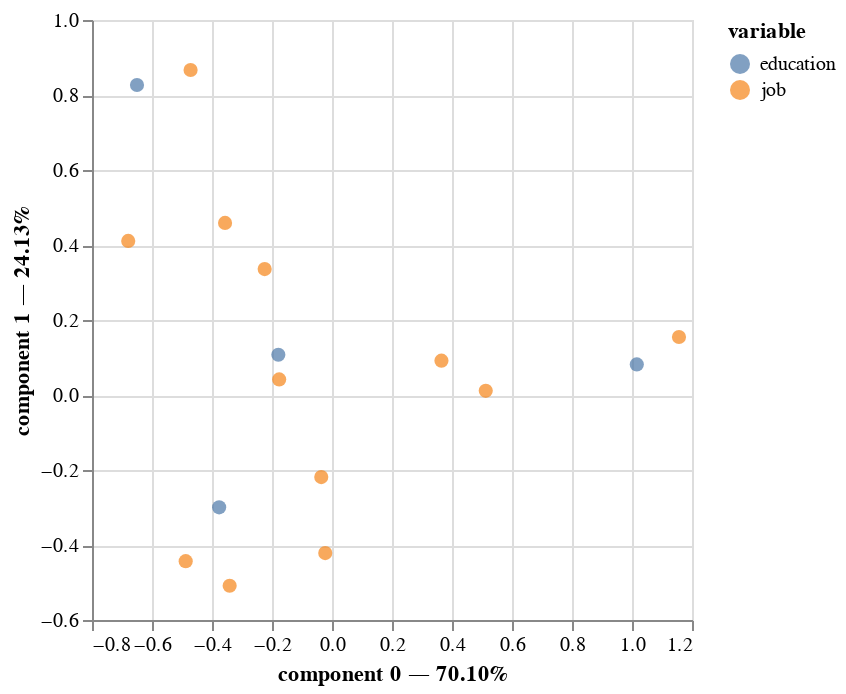

Notebook code cell kept with this figure:
### Markdown cell above
# Part 4: Visualization & Interpretation
We can use the plot() function of prince library or use matplotlib (as we did in the PCA lab): 
• 1st visualization: Biplot showing the row and column factor maps:

### Code cell
ca.plot(
    contingency_table,
    x_component=0,
    y_component=1,
    show_row_markers=True,
    show_column_markers=True,
    show_row_labels=False,
    show_column_labels=False
)

### Figure 1 — Vega-Lite specification as saved in the notebook (floating-point values rounded to 4 significant figures)
{"config": {"view": {"continuousWidth": 300, "continuousHeight": 300}}, "layer": [{"data": {"name": "data-51ee686bb1fee65ca71c17072b58ba2a"}, "mark": {"type": "circle", "size": 50}, "encoding": {"color": {"field": "variable", "type": "nominal"}, "tooltip": [{"field": "variable", "type": "nominal"}, {"field": "value", "type": "nominal"}, {"field": "component 0", "type": "quantitative"}, {"field": "component 1", "type": "quantitative"}], "x": {"axis": {"title": "component 0 — 70.10%"}, "field": "component 0", "scale": {"zero": false}, "type": "quantitative"}, "y": {"axis": {"title": "component 1 — 24.13%"}, "field": "component 1", "scale": {"zero": false}, "type": "quantitative"}}, "name": "view_1"}, {"data": {"name": "data-0373654b5216e37e38eef23a68f647d0"}, "mark": {"type": "circle", "size": 50}, "encoding": {"color": {"field": "variable", "type": "nominal"}, "tooltip": [{"field": "variable", "type": "nominal"}, {"field": "value", "type": "nominal"}, {"field": "component 0", "type": "quantitative"}, {"field": "component 1", "type": "quantitative"}], "x": {"axis": {"title": "component 0 — 70.10%"}, "field": "component 0", "scale": {"zero": false}, "type": "quantitative"}, "y": {"axis": {"title": "component 1 — 24.13%"}, "field": "component 1", "scale": {"zero": false}, "type": "quantitative"}}}], "params": [{"name": "param_1", "select": {"type": "interval", "encodings": ["x", "y"]}, "bind": "scales", "views": ["view_1"]}], "$schema": "https://vega.github.io/schema/vega-lite/v5.20.1.json", "datasets": {"data-51ee686bb1fee65ca71c17072b58ba2a": [{"component 0": -0.3412, "component 1": -0.5087, "component 2": -0.03048, "variable": "job", "value": "admin.", "label": "admin."}, {"component 0": -0.6793, "component 1": 0.4109, "component 2": -0.03324, "variable": "job", "value": "blue-collar", "label": "blue-collar"}, {"component 0": 0.3648, "component 1": 0.09161, "component 2": 0.06589, "variable": "job", "value": "entrepreneur", "label": "entrepreneur"}, {"component 0": -0.4714, "component 1": 0.8666, "component 2": -0.1, "variable": "job", "value": "housemaid", "label": "housemaid"}, {"component 0": 1.157, "component 1": 0.1546, "component 2": -0.02247, "variable": "job", "value": "management", "label": "management"}, {"component 0": -0.3565, "component 1": 0.459, "component 2": 0.01194, "variable": "job", "value": "retired", "label": "retired"}, {"component 0": 0.5125, "component 1": 0.01113, "component 2": -0.05476, "variable": "job", "value": "self-employed", "label": "self-employed"}, {"component 0": -0.4877, "component 1": -0.443, "component 2": -0.02706, "variable": "job", "value": "services", "label": "services"}, {"component 0": -0.03577, "component 1": -0.219, "component 2": 0.6813, "variable": "job", "value": "student", "label": "student"}, {"component 0": -0.0225, "component 1": -0.4216, "component 2": -0.02379, "variable": "job", "value": "technician", "label": "technician"}, {"component 0": -0.1761, "component 1": 0.04161, "component 2": -0.1073, "variable": "job", "value": "unemployed", "label": "unemployed"}, {"component 0": -0.2244, "component 1": 0.3357, "component 2": 1.99, "variable": "job", "value": "unknown", "label": "unknown"}], "data-0373654b5216e37e38eef23a68f647d0": [{"component 0": -0.65, "component 1": 0.8267, "component 2": -0.07306, "variable": "education", "value": "primary", "label": "primary"}, {"component 0": -0.3762, "component 1": -0.2995, "component 2": -0.03724, "variable": "education", "value": "secondary", "label": "secondary"}, {"component 0": 1.016, "component 1": 0.08164, "component 2": -0.02556, "variable": "education", "value": "tertiary", "label": "tertiary"}, {"component 0": -0.1789, "component 1": 0.1072, "component 2": 0.9179, "variable": "education", "value": "unknown", "label": "unknown"}]}}
